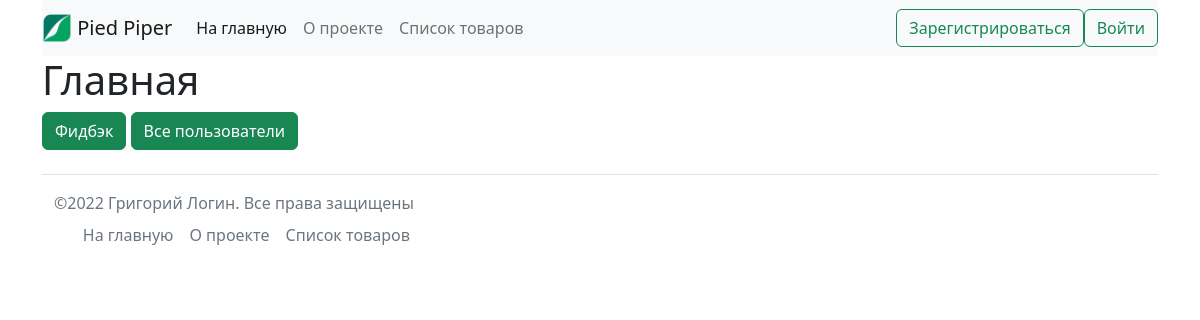
/, run on an earlier commit of the app's database.
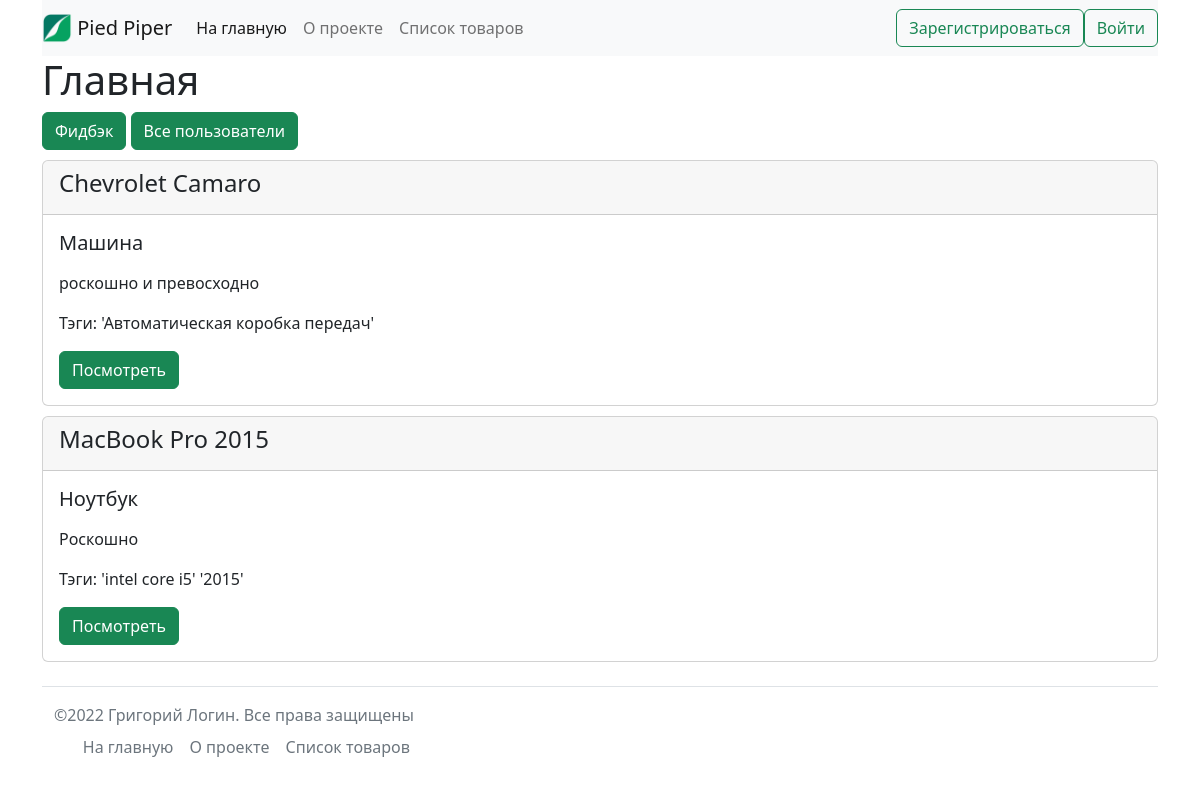
And on a later commit of the database.
### catalog/models.py (models this page shows)
class Item(NamedBaseModel, PublishedBaseModel):
    objects = ItemManager()
    category = models.ForeignKey(
        Category,
        verbose_name='категория',
        on_delete=models.CASCADE,
        help_text='Категория. Связь o2m.',
        related_name='category'
    )
    tags = models.ManyToManyField(
        Tag,
        verbose_name='тэги',
        help_text='Теги. Связь m2m.',
        related_name='tags'
    )
    text = HTMLField(
        'описание',
        validators=[
            validate_must_be_param('превосходно', 'роскошно'),
        ],
        help_text='Описание предмета. Должны быть слова "превосходно" '
                  'или "роскошно".',
    )
    is_on_main = models.BooleanField(
        'На главной?',
        default=False,
    )
    class Meta:
        verbose_name = 'товар'
        verbose_name_plural = 'товары'
        ordering = ('name',)

class Category(UniqueNamedBaseModel, PublishedBaseModel, SluggedBaseModel):
    weight = models.PositiveSmallIntegerField(
            'вес',
            default=100,
            validators=[
                MinValueValidator(0),
                MaxValueValidator(32767),
            ],
            help_text='Вес, должен быть от 0 до 32767.',
    )
    class Meta:
        verbose_name = 'категория'
        verbose_name_plural = 'категории'

class Tag(UniqueNamedBaseModel, PublishedBaseModel, SluggedBaseModel):
    objects = TagManager()
    class Meta:
        verbose_name = 'тэг'
        verbose_name_plural = 'тэги'

### homepage/views.py (the view)
# urls.py: path('', views.HomeView.as_view(), name='home'),
class HomeView(ListView):
    template_name = 'homepage/index.html'
    model = Item
    def get_context_data(self, *, object_list=None, **kwargs):
        context = super().get_context_data()
        context['title'] = 'Главная'
        context['items'] = self.object_list
        return context
    def get_queryset(self):
        return Item.objects.on_main()

### catalog/managers.py (called while the page is built)
    def published(self):
        return (
            self.get_queryset()
                .filter(
                    is_published=True,
                    category__is_published=True,
                    )
                .select_related(
                    'category',
                    )
                .prefetch_related(
                    models.Prefetch(
                        'tags',
                        queryset=local_models.Tag.objects.published(),
                    )
                )
        )

    def on_main(self):
        return (local_models.Item.objects.published()
                .filter(is_on_main=True)
                .order_by('name'))

    def published(self):
        return (
            self.get_queryset()
            .filter(is_published=True)
            .only('name')
        )

### core/context_processors.py (called while the page is built)
def birthday(request):
    return {
        'birthday': CustomUser.objects.filter(birthday=date.today()),
        }

### templates/homepage/index.html
{% extends 'base.html' %}
{% block content %}
    <h1>Главная</h1>
    <a href="{% url 'feedback:feedback' %}" class="btn btn-success">
        Фидбэк
    </a>
    <a href="{% url 'users:users_list' %}" class="btn btn-success">
        Все пользователи
    </a>
    {% include 'includes/card.html' %}
{% endblock %}

### templates/includes/card.html
<div class="cells">
    {% for item in items %}
    <div class="card">
        <div class="card-header">
            <h4>{{ item.name }}</h4>
        </div>
        <div class="card-body">
        <h5 class="card-title">{{ item.category.name }}</h5>
        <p class="card-text">{{ item.text|truncatewords_html:10|safe }}
        <p class="card-text">Тэги:
            {% for tag in item.tags.all %}
                '{{ tag.name }}'
            {% endfor %}
        </p>
        <a href="{% url 'catalog:item_detail' item.pk %}" class="btn btn-success">
            Посмотреть
        </a>
        </div>
    </div>
    {% endfor %}
</div>

What changed in the data, as far as the page shows it:
added Item: name "Chevrolet Camaro", category.name "Машина", text "роскошно и превосходно"
added Tag: name "Автоматическая коробка передач", shown under "Chevrolet Camaro"
added Item: name "MacBook Pro 2015", category.name "Ноутбук", text "Роскошно"
added Tag: name "intel core i5", shown under "MacBook Pro 2015"
added Tag: name "2015", shown under "MacBook Pro 2015"
